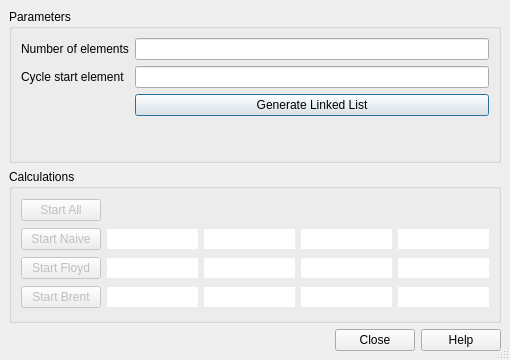
<?xml version="1.0" encoding="UTF-8"?>
<ui version="4.0">
 <author>Matej Završnik</author>
 <class>frmMain</class>
 <widget class="QDialog" name="frmMain">
  <property name="geometry">
   <rect>
    <x>0</x>
    <y>0</y>
    <width>510</width>
    <height>360</height>
   </rect>
  </property>
  <property name="windowTitle">
   <string>Cycle Finding Algorithms Comparison</string>
  </property>
  <property name="sizeGripEnabled">
   <bool>true</bool>
  </property>
  <layout class="QGridLayout" name="gridLayout_2">
   <item row="0" column="0">
    <widget class="QGroupBox" name="groupParameters">
     <property name="title">
      <string>Parameters</string>
     </property>
     <layout class="QFormLayout" name="formLayout">
      <item row="3" column="0">
       <widget class="QLabel" name="labelCycleElement">
        <property name="text">
         <string>Cycle start element</string>
        </property>
       </widget>
      </item>
      <item row="3" column="1">
       <widget class="QLineEdit" name="editCycleElement">
        <property name="inputMask">
         <string/>
        </property>
       </widget>
      </item>
      <item row="2" column="0">
       <widget class="QLabel" name="labelListSize">
        <property name="text">
         <string>Number of elements</string>
        </property>
       </widget>
      </item>
      <item row="2" column="1">
       <widget class="QLineEdit" name="editListSize">
        <property name="inputMask">
         <string/>
        </property>
       </widget>
      </item>
      <item row="4" column="1">
       <widget class="QPushButton" name="btnGenerateList">
        <property name="text">
         <string>Generate Linked List</string>
        </property>
       </widget>
      </item>
     </layout>
    </widget>
   </item>
   <item row="1" column="0">
    <widget class="QGroupBox" name="groupCalculations">
     <property name="title">
      <string>Calculations</string>
     </property>
     <layout class="QGridLayout" name="gridLayout">
      <item row="0" column="0">
       <widget class="QPushButton" name="btnStartAll">
        <property name="enabled">
         <bool>false</bool>
        </property>
        <property name="text">
         <string>Start All</string>
        </property>
       </widget>
      </item>
      <item row="1" column="0">
       <widget class="QPushButton" name="btnStartNaive">
        <property name="enabled">
         <bool>false</bool>
        </property>
        <property name="text">
         <string>Start Naive</string>
        </property>
       </widget>
      </item>
      <item row="3" column="0">
       <widget class="QPushButton" name="btnStartFloyd">
        <property name="enabled">
         <bool>false</bool>
        </property>
        <property name="text">
         <string>Start Floyd</string>
        </property>
       </widget>
      </item>
      <item row="4" column="0">
       <widget class="QPushButton" name="btnStartBrent">
        <property name="enabled">
         <bool>false</bool>
        </property>
        <property name="text">
         <string>Start Brent</string>
        </property>
       </widget>
      </item>
      <item row="3" column="2">
       <widget class="QLineEdit" name="editCycleFloydTime">
        <property name="frame">
         <bool>false</bool>
        </property>
        <property name="readOnly">
         <bool>true</bool>
        </property>
       </widget>
      </item>
      <item row="4" column="2">
       <widget class="QLineEdit" name="editCycleBrentTime">
        <property name="frame">
         <bool>false</bool>
        </property>
        <property name="readOnly">
         <bool>true</bool>
        </property>
       </widget>
      </item>
      <item row="4" column="3">
       <widget class="QLineEdit" name="editElementBrent">
        <property name="frame">
         <bool>false</bool>
        </property>
        <property name="readOnly">
         <bool>true</bool>
        </property>
       </widget>
      </item>
      <item row="3" column="3">
       <widget class="QLineEdit" name="editElementFloyd">
        <property name="frame">
         <bool>false</bool>
        </property>
        <property name="readOnly">
         <bool>true</bool>
        </property>
       </widget>
      </item>
      <item row="1" column="3">
       <widget class="QLineEdit" name="editElementNaive">
        <property name="frame">
         <bool>false</bool>
        </property>
        <property name="readOnly">
         <bool>true</bool>
        </property>
       </widget>
      </item>
      <item row="1" column="4">
       <widget class="QLineEdit" name="editElementNaiveTime">
        <property name="frame">
         <bool>false</bool>
        </property>
        <property name="readOnly">
         <bool>true</bool>
        </property>
       </widget>
      </item>
      <item row="3" column="4">
       <widget class="QLineEdit" name="editElementFloydTime">
        <property name="frame">
         <bool>false</bool>
        </property>
        <property name="readOnly">
         <bool>true</bool>
        </property>
       </widget>
      </item>
      <item row="4" column="4">
       <widget class="QLineEdit" name="editElementBrentTime">
        <property name="frame">
         <bool>false</bool>
        </property>
        <property name="readOnly">
         <bool>true</bool>
        </property>
       </widget>
      </item>
      <item row="1" column="2">
       <widget class="QLineEdit" name="editCycleNaiveTime">
        <property name="frame">
         <bool>false</bool>
        </property>
        <property name="readOnly">
         <bool>true</bool>
        </property>
       </widget>
      </item>
      <item row="1" column="1">
       <widget class="QLineEdit" name="editCycleNaiveResult">
        <property name="frame">
         <bool>false</bool>
        </property>
        <property name="readOnly">
         <bool>true</bool>
        </property>
       </widget>
      </item>
      <item row="3" column="1">
       <widget class="QLineEdit" name="editCycleFloydResult">
        <property name="frame">
         <bool>false</bool>
        </property>
        <property name="readOnly">
         <bool>true</bool>
        </property>
       </widget>
      </item>
      <item row="4" column="1">
       <widget class="QLineEdit" name="editCycleBrentResult">
        <property name="frame">
         <bool>false</bool>
        </property>
        <property name="readOnly">
         <bool>true</bool>
        </property>
       </widget>
      </item>
     </layout>
    </widget>
   </item>
   <item row="2" column="0">
    <widget class="QDialogButtonBox" name="buttonBox">
     <property name="orientation">
      <enum>Qt::Horizontal</enum>
     </property>
     <property name="standardButtons">
      <set>QDialogButtonBox::Close|QDialogButtonBox::Help</set>
     </property>
    </widget>
   </item>
  </layout>
 </widget>
 <layoutdefault spacing="6" margin="9"/>
 <tabstops>
  <tabstop>editListSize</tabstop>
  <tabstop>editCycleElement</tabstop>
  <tabstop>btnGenerateList</tabstop>
  <tabstop>btnStartAll</tabstop>
  <tabstop>btnStartNaive</tabstop>
  <tabstop>btnStartFloyd</tabstop>
  <tabstop>btnStartBrent</tabstop>
  <tabstop>buttonBox</tabstop>
  <tabstop>editCycleNaiveTime</tabstop>
  <tabstop>editCycleFloydTime</tabstop>
  <tabstop>editCycleBrentTime</tabstop>
 </tabstops>
 <resources/>
 <connections>
  <connection>
   <sender>buttonBox</sender>
   <signal>accepted()</signal>
   <receiver>frmMain</receiver>
   <slot>accept()</slot>
   <hints>
    <hint type="sourcelabel">
     <x>248</x>
     <y>254</y>
    </hint>
    <hint type="destinationlabel">
     <x>157</x>
     <y>274</y>
    </hint>
   </hints>
  </connection>
  <connection>
   <sender>buttonBox</sender>
   <signal>rejected()</signal>
   <receiver>frmMain</receiver>
   <slot>reject()</slot>
   <hints>
    <hint type="sourcelabel">
     <x>316</x>
     <y>260</y>
    </hint>
    <hint type="destinationlabel">
     <x>286</x>
     <y>274</y>
    </hint>
   </hints>
  </connection>
 </connections>
 <designerdata>
  <property name="gridDeltaX">
   <number>10</number>
  </property>
  <property name="gridDeltaY">
   <number>10</number>
  </property>
  <property name="gridSnapX">
   <bool>true</bool>
  </property>
  <property name="gridSnapY">
   <bool>true</bool>
  </property>
  <property name="gridVisible">
   <bool>true</bool>
  </property>
 </designerdata>
</ui>
